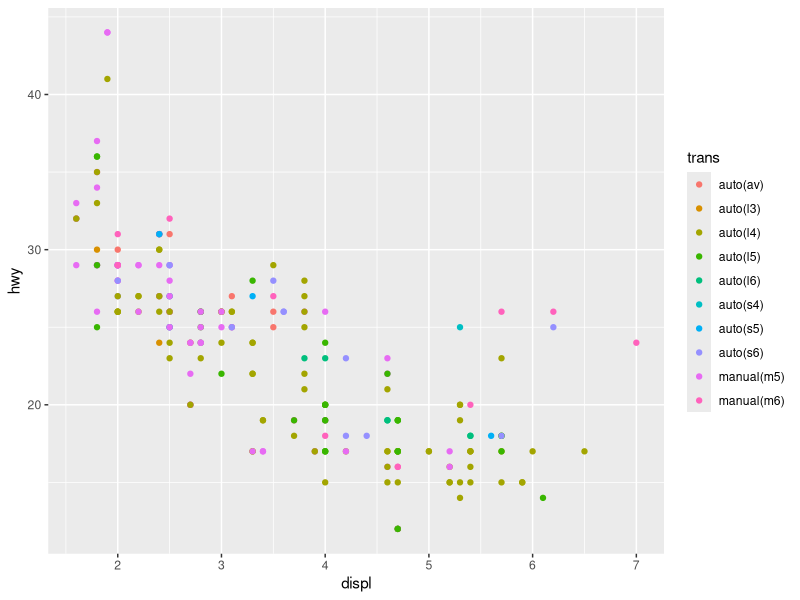
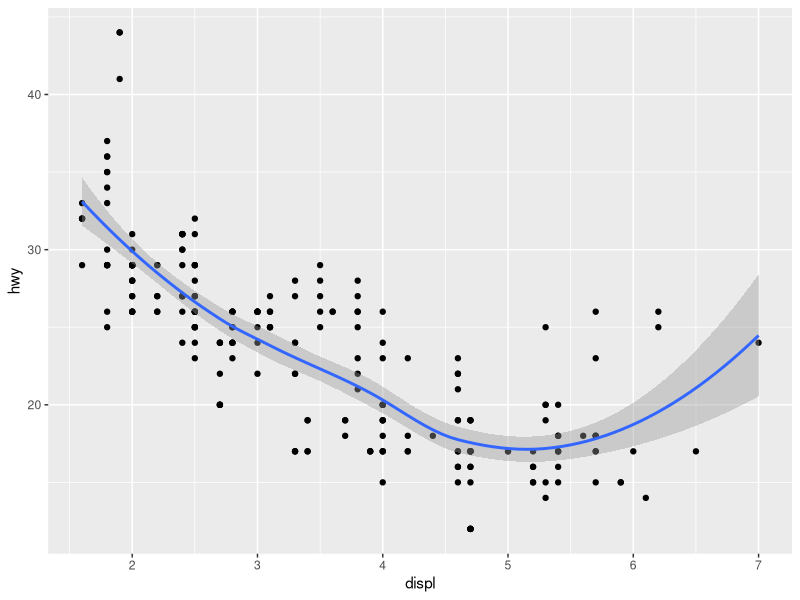

Write the R code that produced these figures, in order.
## ---- chunk 1
library(ggplot2)
library(dplyr)
mpg %>% tbl_df

g <- ggplot(mpg, aes(x= displ, y=hwy, colour=trans))+
  geom_point() 

print(g)

## ---- chunk 2

g <- ggplot(mpg, aes(x= displ, y=hwy))+
  geom_point() +
  geom_smooth()

print(g)

